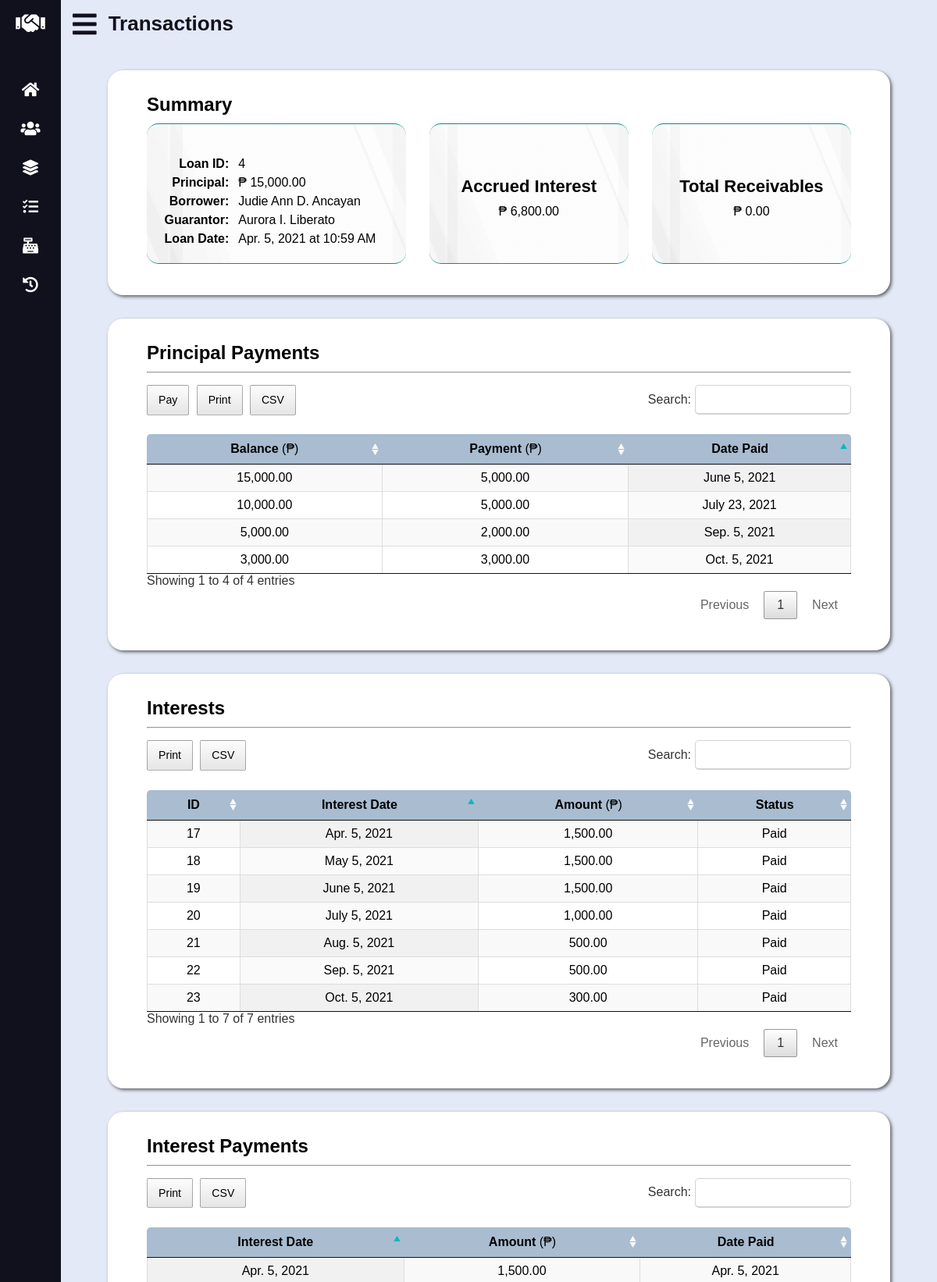
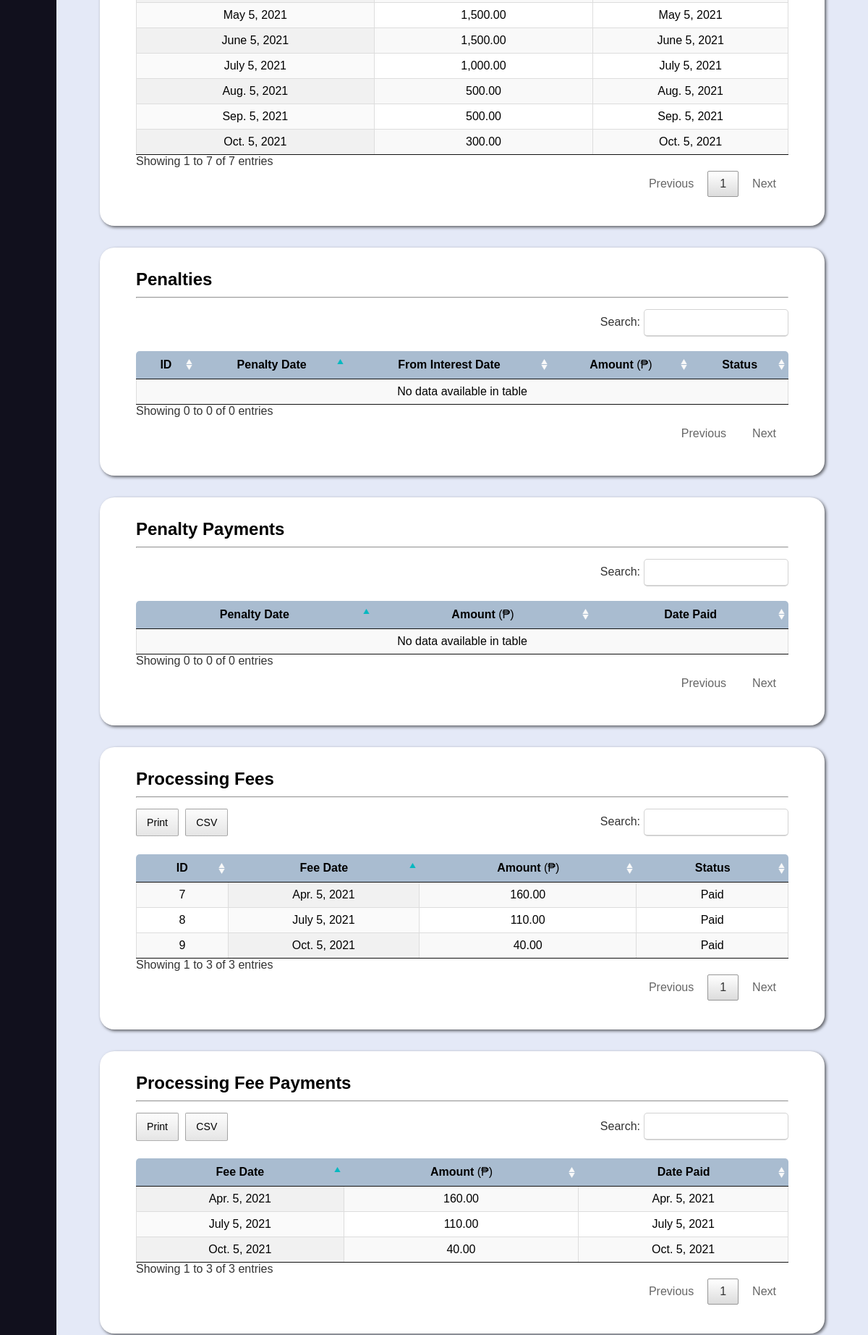
The app's page /loan-details.php?id=4 (upper part) with its own data (2 pictures, top to bottom).
### tables this page shows
CREATE TABLE `loan` (
	`loan_id` INT UNSIGNED AUTO_INCREMENT PRIMARY KEY,
	`borrower_id` INT UNSIGNED NOT NULL,
	`guarantor_id` INT UNSIGNED NOT NULL,
	`loan_date_time` DATETIME NOT NULL DEFAULT (NOW()),
	`principal` DECIMAL(10, 2) NOT NULL,
	`status` ENUM('Active', 'Closed') DEFAULT 'Active' NOT NULL,
	`proof` CHAR(10) NOT NULL,
	`collateral` CHAR(10),
	`cycle_id` YEAR DEFAULT (YEAR(CURDATE())),

	CONSTRAINT fk_loan_borrower_id FOREIGN KEY (`borrower_id`)
		REFERENCES `data_subject` (`data_subject_id`)
		ON UPDATE CASCADE
		ON DELETE RESTRICT,
	CONSTRAINT fk_loan_guarantor_id FOREIGN KEY (`guarantor_id`)
		REFERENCES `guarantor` (`guarantor_id`)
		ON UPDATE CASCADE
		ON DELETE RESTRICT,
	CONSTRAINT fk_loan_cycle_id FOREIGN KEY (`cycle_id`)
		REFERENCES `cycle` (`cycle_id`)
		ON UPDATE CASCADE
		ON DELETE RESTRICT
);

CREATE TABLE `principal_payment` (
	`principal_payment_id` INT UNSIGNED AUTO_INCREMENT PRIMARY KEY,
	`amount` DECIMAL(10, 2) NOT NULL,
	`date_time_paid` DATETIME NOT NULL DEFAULT (NOW()),
	`loan_id` INT UNSIGNED NOT NULL,

	CONSTRAINT fk_principal_payment_loan_id FOREIGN KEY (`loan_id`)
		REFERENCES `loan` (`loan_id`)
		ON UPDATE CASCADE
		ON DELETE RESTRICT
);

CREATE TABLE `interest` (
	`interest_id` INT UNSIGNED AUTO_INCREMENT PRIMARY KEY,
	`interest_date` DATE NOT NULL DEFAULT (CURDATE()),
	`amount` DECIMAL(9, 2) NOT NULL,
	`status` ENUM('Paid', 'Pending', 'Overdue', 'Late') DEFAULT 'Pending' NOT NULL,
	`loan_id` INT UNSIGNED NOT NULL,

	CONSTRAINT fk_interest_loan_id FOREIGN KEY (`loan_id`)
		REFERENCES `loan` (`loan_id`)
		ON UPDATE CASCADE
		ON DELETE RESTRICT
);

CREATE TABLE `interest_payment` (
	`interest_payment_id` INT UNSIGNED AUTO_INCREMENT PRIMARY KEY,
	`amount` DECIMAL(9, 2) NOT NULL,
	`date_time_paid` DATETIME NOT NULL DEFAULT (NOW()),
	`interest_id` INT UNSIGNED NOT NULL,

	CONSTRAINT fk_interest_payment_interest_id FOREIGN KEY (`interest_id`)
		REFERENCES `interest` (`interest_id`)
		ON UPDATE CASCADE
		ON DELETE RESTRICT
);

CREATE TABLE `processing_fee` (
	`processing_fee_id` INT UNSIGNED AUTO_INCREMENT PRIMARY KEY,
	`processing_fee_date` DATE NOT NULL DEFAULT (CURDATE()),
	`amount` DECIMAL(8, 2) NOT NULL,
	`status` ENUM('Paid', 'Pending') DEFAULT 'Pending' NOT NULL,
	`loan_id` INT UNSIGNED NOT NULL,

	CONSTRAINT fk_processing_fee_loan_id FOREIGN KEY (`loan_id`)
		REFERENCES `loan` (`loan_id`)
		ON UPDATE CASCADE
		ON DELETE RESTRICT
);

CREATE TABLE `processing_fee_payment` (
	`processing_fee_payment_id` INT UNSIGNED AUTO_INCREMENT PRIMARY KEY,
	`amount` DECIMAL(8, 2) NOT NULL,
	`date_time_paid` DATETIME NOT NULL DEFAULT (NOW()),
	`processing_fee_id` INT UNSIGNED NOT NULL,

	CONSTRAINT fk_processing_fee_payment_processing_fee_id FOREIGN KEY (`processing_fee_id`)
		REFERENCES `processing_fee` (`processing_fee_id`)
		ON UPDATE CASCADE
		ON DELETE RESTRICT
);

### lib/database-handler.php (called while the page is built, shortened)
<?php
class Database {
	private $host = DB_HOST;
	private $dbname = DB_NAME;
	private $charset = DB_CHARSET;
	private $user = DB_USER;
	private $password = DB_PASSWORD;
	private $dbh;
	private $stmt;
	public function __construct() {
		$dsn = "mysql:host=".$this->host.";charset=".$this->charset.";dbname=".$this->dbname;
		$options = array (
			PDO::ATTR_PERSISTENT => true,
			PDO::ATTR_ERRMODE => PDO::ERRMODE_EXCEPTION,
			PDO::ATTR_ORACLE_NULLS => PDO::NULL_NATURAL
		);
		try {
			$this->dbh = new PDO($dsn, $this->user, $this->password, $options);
		}
		catch (PDOException $e) {
			$this->error = $e->getMessage()." in ".$e->getFile()." on line ".$e->getLine();
			$this->terminate();
		}
	}
	public function query($query) {
		$this->stmt = $this->dbh->prepare($query);
	}
	public function bind($param, $value, $type = null) {
		if (is_null($type)) {
			switch (true) {
				default:
					$type = PDO::PARAM_STR;
			}
		}
		$this->stmt->bindValue($param, $value, $type);
	}
	public function execute($message = "", $redirect = "") {
		try {
			return $this->stmt->execute();
		}
		catch (PDOException $e) {
			$this->logFile = "../src/log.txt";
			$this->error = $e->getMessage()." in ".$e->getFile()." on line ".$e->getLine();
			$this->logError();
		}
		finally {
			if ($redirect !== "") {
				$this->confirmQuery($message, $redirect);
			}
		}
	}
	public function resultSet() {
		$this->execute();
		return $this->stmt->fetchAll(PDO::FETCH_OBJ);
	}
	public function resultRecord() {
		$this->execute();
		return $this->stmt->fetch(PDO::FETCH_OBJ);
	}
	public function resultColumn() {
		$this->execute();
		return $this->stmt->fetchColumn();
	}
	public function __destruct() {
		$this->dbh = null;
	}
}

### models/Loan.php (called while the page is built, shortened)
<?php
class Loan extends Transaction {
	public function getTotalReceivablesByLoan($id) {
		$this->db->query("SELECT total_receivables_by_loan($id)");
		return $this->db->resultColumn();
	}
	public function getLoan($id) {
		$this->db->query("SELECT * FROM `loan` WHERE `loan_id` = ?");
		$this->db->bind(1, $id);
		return $this->db->resultRecord();
	}
	public function getPrincipalPayments($id) {
		$this->db->query("SELECT * FROM `principal_payment` WHERE `loan_id` = ?");
		$this->db->bind(1, $id);
		return $this->db->resultSet();
	}
	public function getPrincipalBalance($id) {
		$this->db->query("CALL get_principal_balance(?, @balance)");
		$this->db->bind(1, $id);
		$this->db->execute();
		$this->db->query("SELECT @balance");
		return $this->db->resultColumn();
	}
}

### models/Transaction.php (called while the page is built, shortened)
<?php
class Transaction {
	protected $db;
	public function __construct() {
		$this->db = new Database();
		$cycle = new Cycle();
	}
	public function getPrincipalBalanceByDateTime($id, $date_time) {
		$this->db->query("CALL get_principal_balance_by_date_time(?, ?, @balance)");
		$this->db->bind(1, $id);
		$this->db->bind(2, $date_time);
		$this->db->execute();
		$this->db->query("SELECT @balance");
		return $this->db->resultColumn();
	}
}

### models/DataSubject.php (called while the page is built, shortened)
<?php
class DataSubject {
	private $db;
	public function __construct() {
		$this->db = new Database();
	}
	public function getName($id) {
		$this->db->query("SELECT CONCAT(`fname`, ' ', LEFT(`mname`, 1), '. ', `lname`) AS name FROM `data_subject` WHERE `data_subject_id` = ?");
		$this->db->bind(1, $id);
		return $this->db->resultColumn();
	}
}

### lib/conversion-util.php (called while the page is built, shortened)
<?php
class Converter {
	public function shortToLongDate($date) {
		$time_stamp = strtotime($date);
		$format = "M. j, Y";
		$formatted_date = date($format, $time_stamp);
		if (strpos($formatted_date, "May") !== false)
			$formatted_date = str_replace(".", "", $formatted_date);
		else if (strpos($formatted_date, "Jun") !== false)
			$formatted_date = str_replace(".", "e", $formatted_date);
		else if (strpos($formatted_date, "Jul") !== false)
			$formatted_date = str_replace(".", "y", $formatted_date);
		return $formatted_date;
	}
	public function shortToLongDateTime($datetime) {
		$time_stamp = strtotime($datetime);
		$format = "M. j, Y \\a\\t g:i A";
		$formatted_date = date($format, $time_stamp);
		return $formatted_date;
	}
}

### models/Interest.php (called while the page is built, shortened)
<?php
class Interest extends Transaction {
	public function getInterests($id) {
		$this->db->query("SELECT * FROM `interest` WHERE `loan_id` = ?");
		$this->db->bind(1, $id);
		return $this->db->resultSet();
	}
	public function getAccruedInterest($id) {
		$this->db->query("CALL get_accrued_interest(?, @accrued_interest)");
		$this->db->bind(1, $id);
		$this->db->execute();
		$this->db->query("SELECT @accrued_interest");
		return $this->db->resultColumn();
	}
	public function getInterestPayments($id) {
		$this->db->query("SELECT `interest_date`, `interest_payment`.`amount`, `date_time_paid` FROM `interest_payment` INNER JOIN `interest` USING (`interest_id`) WHERE `loan_id` = ?");
		$this->db->bind(1, $id);
		return $this->db->resultSet();
	}
}

### models/ProcessingFee.php (called while the page is built, shortened)
<?php
class ProcessingFee extends Transaction {
	public function getProcessingFees($id) {
		$this->db->query("SELECT * FROM `processing_fee` WHERE `loan_id` = ?");
		$this->db->bind(1, $id);
		return $this->db->resultSet();
	}
	public function getProcessingFeePayments($id) {
		$this->db->query("SELECT `processing_fee_date`, `processing_fee_payment`.`amount`, `date_time_paid` FROM `processing_fee_payment` INNER JOIN `processing_fee` USING (`processing_fee_id`) WHERE `loan_id` = ?");
		$this->db->bind(1, $id);
		return $this->db->resultSet();
	}
}

### loan-details.php (the view, shortened to what this page needs)
<?php
	if (isset($_GET["id"]))
		$id = $_GET["id"];
	else {
		echo "<script>alert('Sorry, something went wrong!');</script>";
		echo "<script>window.location.replace('transactions.php');</script>";
	}
	require_once "lib/database-handler.php";
	require_once "lib/conversion-util.php";
	require_once "models/DataSubject.php";
	require_once "models/Transaction.php";
	require_once "models/Loan.php";
	require_once "models/Interest.php";
	require_once "models/ProcessingFee.php";
	$converter = new Converter();
	$data_subject = new DataSubject();
	$loan = new Loan();
	$interest = new Interest();
	$processing_fee = new ProcessingFee();
	$accrued_interest = $interest->getAccruedInterest($id);
	$total_receivables = $loan->getTotalReceivablesByLoan($id);
	$loan_record = $loan->getLoan($id);
	$principal_payments = $loan->getPrincipalPayments($id);
	$interests = $interest->getInterests($id);
	$interest_payments = $interest->getInterestPayments($id);
	$processing_fees = $processing_fee->getProcessingFees($id);
	$processing_fee_payments = $processing_fee->getProcessingFeePayments($id);
?>
<!DOCTYPE html>
<html lang="en">
<head>
	<link rel="stylesheet" type="text/css" href="css/all.min.css" />
	<link rel="stylesheet" type="text/css" href="css/datatables.min.css" />
	<link rel="stylesheet" type="text/css" href="css/tingle.min.css" />
	<link rel="stylesheet" type="text/css" href="css/style.css" />
	<link rel="stylesheet" type="text/css" href="css/vertical-nav-bar.css" />
	<link rel="stylesheet" type="text/css" href="css/tables.css" />
	<link rel="stylesheet" type="text/css" href="css/forms.css" />
	<link rel="stylesheet" type="text/css" href="css/loan-details.css" />
	<link rel="stylesheet" type="text/css" href="css/media-queries.css" />
</head>
<body>
	<main>
		<header>
			<i class="fas fa-bars"></i>
			<h2 class="text">Transactions</h2>
		</header>
			<div id="summary-details"><?php require "inc/loan-info.php"; ?></div>
		<section id="summary">
			<h3>Summary</h3>
			<div class="grid-wrapper">
				<?php require "inc/loan-info.php"; ?>
				<div id="accrued-interest" class="pattern-bg">
					<h4>Accrued Interest</h4>
					<p><span>&#8369;</span> <?php echo number_format($accrued_interest, 2, ".", ","); ?></p>
				</div>
				<div id="total-receivables" class="pattern-bg">
					<h4>Total Receivables</h4>
					<p><span>&#8369;</span> <?php echo number_format($total_receivables, 2, ".", ","); ?></p>
				</div>
			</div>
		</section>
		<section id="principal-payments">
			<h3>Principal Payments</h3>
			<hr />
			<table id="principal-payments-tbl" class="display cell-border" width="100%">
				<thead>
					<tr>
						<th>Balance <span>(&#8369;)</span></th>
						<th>Payment <span>(&#8369;)</span></th>
						<th>Date Paid</th>
					</tr>
				</thead>
				<tbody>
					<?php foreach ($principal_payments as $pp): ?>
					<tr>
						<td>
							<?php
								echo number_format(
									$loan->getPrincipalBalanceByDateTime($pp->loan_id, $pp->date_time_paid), 2, ".", ","
								);
							?>
						</td>
						<td><?php echo number_format($pp->amount, 2, ".", ","); ?></td>
						<td data-sort="<?php echo strtotime($pp->date_time_paid); ?>">
							<?php echo $converter->shortToLongDate($pp->date_time_paid); ?>
						</td>
					</tr>
					<?php endforeach; ?>
				</tbody>
			</table>
		</section>
		<section id="interests">
			<h3>Interests</h3>
			<hr />
			<table id="interests-tbl" class="display cell-border" width="100%">
				<thead>
					<tr>
						<th>ID</th>
						<th>Interest Date</th>
						<th>Amount <span>(&#8369;)</span></th>
						<th>Status</th>
					</tr>
				</thead>
				<tbody>
					<?php foreach ($interests as $i): ?>
					<tr>
						<td><?php echo $i->interest_id; ?></td>
						<td data-sort="<?php echo strtotime($i->interest_date); ?>">
							<?php echo $converter->shortToLongDate($i->interest_date); ?>
						</td>
						<td><?php echo number_format($i->amount, 2, ".", ","); ?></td>
						<?php if ($i->status == "Paid" || $i->status == "Late"): ?>
						<td><?php echo $i->status; ?></td>
						<?php endif; ?>
					</tr>
					<?php endforeach; ?>
				</tbody>
			</table>
		</section>
		<section id="interest-payments">
			<h3>Interest Payments</h3>
			<hr />
			<table id="interest-payments-tbl" class="display cell-border" width="100%">
				<thead>
					<tr>
						<th>Interest Date</th>
						<th>Amount <span>(&#8369;)</span></th>
						<th>Date Paid</th>
					</tr>
				</thead>
				<tbody>
					<?php foreach ($interest_payments as $ip): ?>
					<tr>
						<td data-sort="<?php echo strtotime($ip->interest_date); ?>">
							<?php echo $converter->shortToLongDate($ip->interest_date); ?>
						</td>
						<td><?php echo number_format($ip->amount, 2, ".", ","); ?></td>
						<td data-sort="<?php echo strtotime($ip->date_time_paid); ?>">
							<?php echo $converter->shortToLongDate($ip->date_time_paid); ?>
						</td>
					</tr>
					<?php endforeach; ?>
				</tbody>
			</table>
		</section>
		<section id="penalties">
			<h3>Penalties</h3>
			<hr />
			<table id="penalties-tbl" class="display cell-border" width="100%">
				<thead>
					<tr>
						<th>ID</th>
						<th>Penalty Date</th>
						<th>From Interest Date</th>
						<th>Amount <span>(&#8369;)</span></th>
						<th>Status</th>
					</tr>
				</thead>
				<tbody>
				</tbody>
			</table>
		</section>
		<section id="penalty-payments">
			<h3>Penalty Payments</h3>
			<hr />
			<table id="penalty-payments-tbl" class="display cell-border" width="100%">
				<thead>
					<tr>
						<th>Penalty Date</th>
						<th>Amount <span>(&#8369;)</span></th>
						<th>Date Paid</th>
					</tr>
				</thead>
				<tbody>
				</tbody>
			</table>
		</section>
		<section id="processing-fees">
			<h3>Processing Fees</h3>
			<hr />
			<table id="processing-fees-tbl" class="display cell-border" width="100%">
				<thead>
					<tr>
						<th>ID</th>
						<th>Fee Date</th>
						<th>Amount <span>(&#8369;)</span></th>
						<th>Status</th>
					</tr>
				</thead>
				<tbody>
					<?php foreach ($processing_fees as $pf): ?>
					<tr>
						<td><?php echo $pf->processing_fee_id; ?></td>
						<td data-sort="<?php echo strtotime($pf->processing_fee_date); ?>">
							<?php echo $converter->shortToLongDate($pf->processing_fee_date); ?>
						</td>
						<td><?php echo number_format($pf->amount, 2, ".", ","); ?></td>
						<?php if ($pf->status == "Paid"): ?>
						<td><?php echo $pf->status; ?></td>
						<?php endif; ?>
					</tr>
					<?php endforeach; ?>
				</tbody>
			</table>
		</section>
		<section id="processing-fee-payments">
			<h3>Processing Fee Payments</h3>
			<hr />
			<table id="processing-fee-payments-tbl" class="display cell-border" width="100%">
				<thead>
					<tr>
						<th>Fee Date</th>
						<th>Amount <span>(&#8369;)</span></th>
						<th>Date Paid</th>
					</tr>
				</thead>
				<tbody>
					<?php foreach ($processing_fee_payments as $pfp): ?>
					<tr>
						<td data-sort="<?php echo strtotime($pfp->processing_fee_date); ?>">
							<?php echo $converter->shortToLongDate($pfp->processing_fee_date); ?>
						</td>
						<td><?php echo number_format($pfp->amount, 2, ".", ","); ?></td>
						<td data-sort="<?php echo strtotime($pfp->date_time_paid); ?>">
							<?php echo $converter->shortToLongDate($pfp->date_time_paid); ?>
						</td>
					</tr>
					<?php endforeach; ?>
				</tbody>
			</table>
		</section>
	</main>
</body>
</html>

### inc/loan-info.php
<table class="pattern-bg">
	<tr>
		<th>Loan ID:</th>
		<td><?php echo $id; ?></td>
	</tr>
	<tr>
		<th>Principal:</th>
		<td><span>&#8369;</span> <?php echo number_format($loan_record->principal, 2, ".", ","); ?></td>
	</tr>
	<tr>
		<th>Borrower:</th>
		<td><?php echo $data_subject->getName($loan_record->borrower_id); ?></td>
	</tr>
	<tr>
		<th>Guarantor:</th>
		<td><?php echo $data_subject->getName($loan_record->guarantor_id); ?></td>
	</tr>
	<tr>
		<th>Loan Date:</th>
		<td><?php echo $converter->shortToLongDateTime($loan_record->loan_date_time); ?></td>
	</tr>
</table>

### records on screen
loan: principal "15,000.00", loan_date_time "Apr. 5, 2021 at 10:59 AM"
principal_payment: date_time_paid "15,000.00", amount "5,000.00", date_time_paid "June 5, 2021"
principal_payment: date_time_paid "10,000.00", amount "5,000.00", date_time_paid "July 23, 2021"
principal_payment: date_time_paid "5,000.00", amount "2,000.00", date_time_paid "Sep. 5, 2021"
principal_payment: date_time_paid "3,000.00", amount "3,000.00", date_time_paid "Oct. 5, 2021"
interest: interest_id "17", interest_date "Apr. 5, 2021", amount "1,500.00", status "Paid"
interest: interest_id "18", interest_date "May 5, 2021", amount "1,500.00", status "Paid"
interest: interest_id "19", interest_date "June 5, 2021", amount "1,500.00", status "Paid"
interest: interest_id "20", interest_date "July 5, 2021", amount "1,000.00", status "Paid"
interest: interest_id "21", interest_date "Aug. 5, 2021", amount "500.00", status "Paid"
interest: interest_id "22", interest_date "Sep. 5, 2021", amount "500.00", status "Paid"
interest: interest_id "23", interest_date "Oct. 5, 2021", amount "300.00", status "Paid"
interest_payment: interest.interest_date "Apr. 5, 2021", amount "1,500.00", date_time_paid "Apr. 5, 2021"
interest_payment: interest.interest_date "May 5, 2021", amount "1,500.00", date_time_paid "May 5, 2021"
interest_payment: interest.interest_date "June 5, 2021", amount "1,500.00", date_time_paid "June 5, 2021"
interest_payment: interest.interest_date "July 5, 2021", amount "1,000.00", date_time_paid "July 5, 2021"
interest_payment: interest.interest_date "Aug. 5, 2021", amount "500.00", date_time_paid "Aug. 5, 2021"
interest_payment: interest.interest_date "Sep. 5, 2021", amount "500.00", date_time_paid "Sep. 5, 2021"
interest_payment: interest.interest_date "Oct. 5, 2021", amount "300.00", date_time_paid "Oct. 5, 2021"
processing_fee: processing_fee_id "7", processing_fee_date "Apr. 5, 2021", amount "160.00", status "Paid"
processing_fee: processing_fee_id "8", processing_fee_date "July 5, 2021", amount "110.00", status "Paid"
processing_fee: processing_fee_id "9", processing_fee_date "Oct. 5, 2021", amount "40.00", status "Paid"
processing_fee_payment: processing_fee.processing_fee_date "Apr. 5, 2021", amount "160.00", date_time_paid "Apr. 5, 2021"
processing_fee_payment: processing_fee.processing_fee_date "July 5, 2021", amount "110.00", date_time_paid "July 5, 2021"
processing_fee_payment: processing_fee.processing_fee_date "Oct. 5, 2021", amount "40.00", date_time_paid "Oct. 5, 2021"

### other values on screen
$id "4"
$data_subject->getName($loan_record->borrower_id) "Judie Ann D. Ancayan"
$data_subject->getName($loan_record->guarantor_id) "Aurora I. Liberato"
$accrued_interest "6,800.00"
$total_receivables "0.00"
